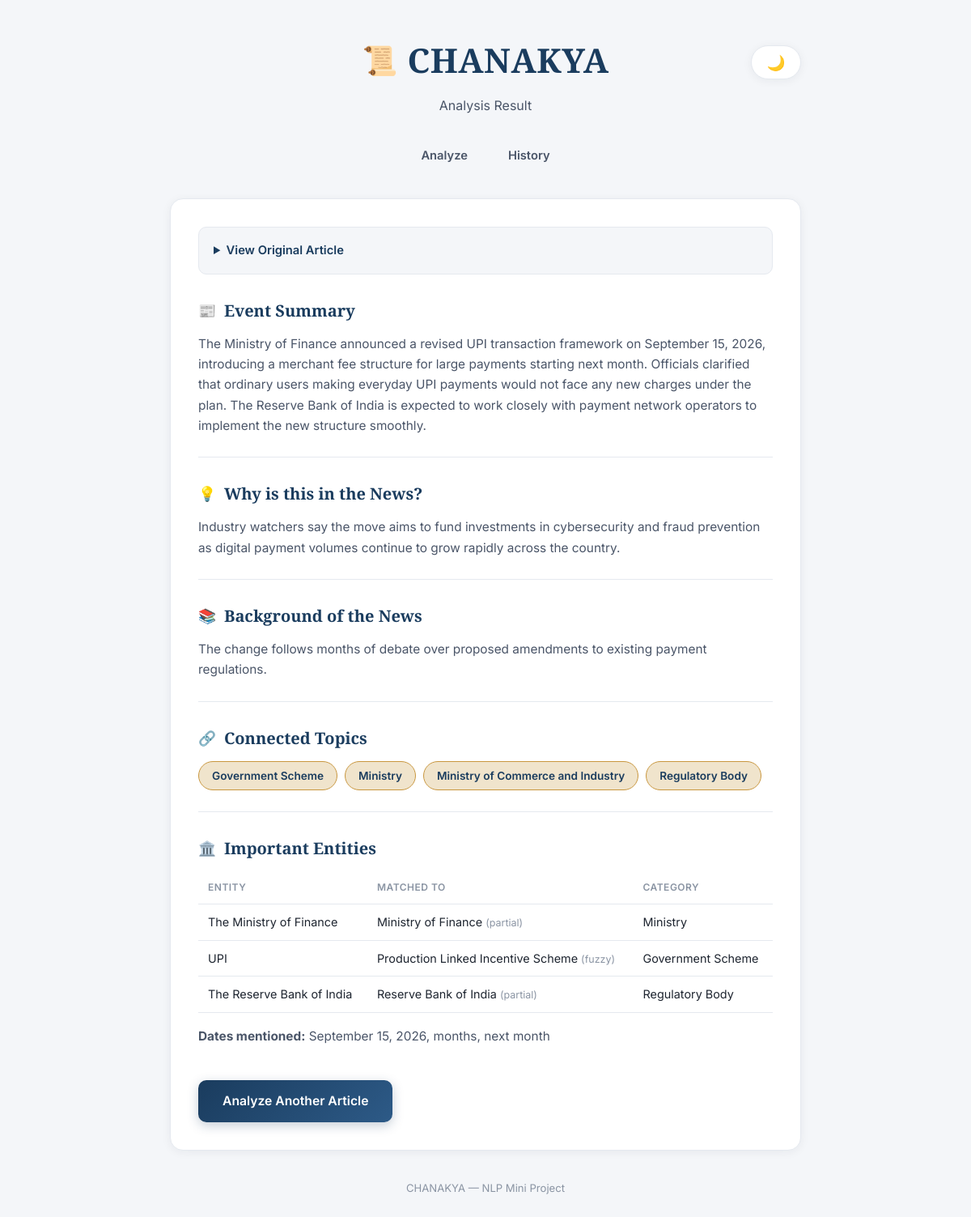
The page /result/23 on the database its author committed.
### tables this page shows
CREATE TABLE analyses (
            id INTEGER PRIMARY KEY AUTOINCREMENT,
            article_text TEXT NOT NULL,
            event_summary TEXT,
            why_in_news TEXT,
            background TEXT,
            connected_topics TEXT,
            important_entities TEXT,
            dates_mentioned TEXT,
            created_at TIMESTAMP DEFAULT CURRENT_TIMESTAMP
        );

### app/app.py (the view)
@app.route("/result/<int:analysis_id>")
def view_result(analysis_id):
    analysis = get_analysis(analysis_id)
    if analysis is None:
        return "Analysis not found.", 404
    return render_template("results.html", result=analysis)

### app/app.py (called while the page is built)
def get_analysis(analysis_id: int) -> dict:
    conn = sqlite3.connect(DB_PATH)
    conn.row_factory = sqlite3.Row
    cursor = conn.cursor()
    cursor.execute("SELECT * FROM analyses WHERE id = ?", (analysis_id,))
    row = cursor.fetchone()
    conn.close()
    if row is None:
        return None
    return {
        "id": row["id"],
        "article_text": row["article_text"],
        "event_summary": row["event_summary"],
        "why_in_news": row["why_in_news"],
        "background": row["background"],
        "connected_topics": json.loads(row["connected_topics"]),
        "important_entities": json.loads(row["important_entities"]),
        "dates_mentioned": json.loads(row["dates_mentioned"]),
        "created_at": row["created_at"],
    }

### app/templates/results.html (shortened to what this page needs)
<!DOCTYPE html>
<html lang="en">
<head>
    <link rel="stylesheet" href="{{ url_for('static', filename='style.css') }}">
</head>
<body>
    <div class="container">
        <header>
            <button id="theme-toggle-btn" class="theme-toggle" aria-label="Toggle dark mode">🌙</button>
            <div class="brand-mark">
                <span class="glyph">📜</span>
                <h1>CHANAKYA</h1>
            </div>
            <p class="tagline">Analysis Result</p>
        </header>
        <nav>
            <a href="{{ url_for('index') }}">Analyze</a>
            <a href="{{ url_for('history') }}">History</a>
        </nav>
        <main>
            <details class="original-article">
                <summary>View Original Article</summary>
            </details>
            <div class="output-section">
                <h2><span class="icon">📰</span> Event Summary</h2>
                <p>{{ result.event_summary }}</p>
            </div>
            <div class="output-section">
                <h2><span class="icon">💡</span> Why is this in the News?</h2>
                <p>{{ result.why_in_news }}</p>
            </div>
            <div class="output-section">
                <h2><span class="icon">📚</span> Background of the News</h2>
                <p>{{ result.background }}</p>
            </div>
            <div class="output-section">
                <h2><span class="icon">🔗</span> Connected Topics</h2>
                {% if result.connected_topics %}
                    <ul class="tag-list">
                        {% for topic in result.connected_topics %}
                            <li>{{ topic }}</li>
                        {% endfor %}
                    </ul>
                {% else %}
                    <p class="muted">No connected topics found in the Knowledge Base.</p>
                {% endif %}
            </div>
            <div class="output-section">
                <h2><span class="icon">🏛️</span> Important Entities</h2>
                {% if result.important_entities %}
                    <table class="entity-table">
                        <thead>
                            <tr>
                                <th>Entity</th>
                                <th>Matched To</th>
                                <th>Category</th>
                            </tr>
                        </thead>
                        <tbody>
                            {% for entity in result.important_entities %}
                            <tr>
                                <td>{{ entity.mention }}</td>
                                <td>
                                    {% if entity.kb_match %}
                                        {{ entity.kb_match }}
                                        <span class="match-tier">({{ entity.match_tier }})</span>
                                    {% else %}
                                        <span class="muted">No KB match</span>
                                    {% endif %}
                                </td>
                                <td>{{ entity.category or '-' }}</td>
                            </tr>
                            {% endfor %}
                        </tbody>
                    </table>
                {% else %}
                    <p class="muted">No entities detected.</p>
                {% endif %}
                {% if result.dates_mentioned %}
                <p class="dates-line">
                    <strong>Dates mentioned:</strong> {{ result.dates_mentioned | join(', ') }}
                </p>
                {% endif %}
            </div>
            <a href="{{ url_for('index') }}" class="button-link">Analyze Another Article</a>
        </main>
        <footer>
            <p>CHANAKYA &mdash; NLP Mini Project</p>
        </footer>
    </div>
</body>
</html>

### static/style.css (style rules this page uses)
:root { --primary: #1a3c5e; --primary-light: #2d5a87; --accent: #c9973f; --accent-soft: #f0e4cc; --bg: #f4f6f9; --card-bg: #ffffff; --text: #1e2530; --text-secondary: #4a5568; --muted: #8a94a3; --border: #e5e9ef; --shadow: 0 2px 12px rgba(20, 30, 50, 0.06); --shadow-hover: 0 6px 20px rgba(20, 30, 50, 0.10); --success-bg: #eef7f0; --success-text: #256d3b; }
* { box-sizing: border-box; margin: 0; padding: 0; }
body { font-family: 'Inter', system-ui, -apple-system, sans-serif; background: var(--bg); color: var(--text); line-height: 1.65; transition: background 0.25s ease, color 0.25s ease; min-height: 100vh; }
.container { max-width: 820px; margin: 0 auto; padding: 40px 20px 70px; }
header { text-align: center; margin-bottom: 20px; position: relative; }
.theme-toggle { position: absolute; top: 0; right: 0; background: var(--card-bg); border: 1px solid var(--border); border-radius: 50px; width: 42px; height: 42px; display: flex; align-items: center; justify-content: center; cursor: pointer; font-size: 1.15rem; box-shadow: var(--shadow); transition: transform 0.2s ease, box-shadow 0.2s ease; }
.brand-mark { display: inline-flex; align-items: center; justify-content: center; gap: 12px; }
.brand-mark .glyph { font-size: 2.2rem; color: var(--accent); }
header h1 { font-family: 'Playfair Display', Georgia, serif; font-size: 2.6rem; font-weight: 800; color: var(--primary); letter-spacing: 0.5px; }
.tagline { color: var(--text-secondary); font-size: 1rem; margin-top: 8px; font-weight: 400; }
nav { display: flex; justify-content: center; gap: 6px; margin: 28px 0 32px; }
nav a { text-decoration: none; color: var(--text-secondary); padding: 9px 22px; border-radius: 8px; font-weight: 600; font-size: 0.92rem; transition: all 0.18s ease; }
main { background: var(--card-bg); border-radius: 16px; padding: 34px; box-shadow: var(--shadow); border: 1px solid var(--border); }
button, .button-link { display: inline-flex; align-items: center; gap: 8px; background: linear-gradient(135deg, var(--primary), var(--primary-light)); color: white; border: none; padding: 13px 30px; border-radius: 10px; font-size: 0.98rem; font-weight: 600; font-family: inherit; cursor: pointer; margin-top: 16px; text-decoration: none; transition: transform 0.15s ease, box-shadow 0.15s ease; box-shadow: 0 4px 14px rgba(26, 60, 94, 0.25); }
.original-article { margin-bottom: 28px; padding: 16px 18px; background: var(--bg); border-radius: 10px; border: 1px solid var(--border); }
.original-article summary { cursor: pointer; font-weight: 600; color: var(--primary); font-size: 0.92rem; }
.output-section { margin-bottom: 28px; padding-bottom: 26px; border-bottom: 1px solid var(--border); }
.output-section:last-of-type { border-bottom: none; margin-bottom: 0; }
.output-section h2 { display: flex; align-items: center; gap: 10px; color: var(--primary); font-family: 'Playfair Display', Georgia, serif; font-size: 1.25rem; font-weight: 700; margin-bottom: 12px; }
.output-section h2 .icon { font-size: 1.1rem; }
.output-section p { color: var(--text-secondary); font-size: 0.96rem; }
.tag-list { display: flex; flex-wrap: wrap; gap: 9px; list-style: none; }
.tag-list li { background: var(--accent-soft); color: var(--primary); padding: 6px 16px; border-radius: 20px; font-size: 0.85rem; font-weight: 600; border: 1px solid var(--accent); }
.entity-table { width: 100%; border-collapse: collapse; font-size: 0.9rem; }
.entity-table th, .entity-table td { text-align: left; padding: 10px 12px; border-bottom: 1px solid var(--border); }
.entity-table th { color: var(--muted); font-weight: 600; font-size: 0.75rem; text-transform: uppercase; letter-spacing: 0.5px; }
.match-tier { color: var(--muted); font-size: 0.78rem; }
.dates-line { margin-top: 16px; font-size: 0.88rem; color: var(--muted); }
footer { text-align: center; margin-top: 36px; color: var(--muted); font-size: 0.82rem; }

### rows shown on the page
analyses: event_summary "The Ministry of Finance announced a revised UPI transaction framework on September 15, 2026, introducing a merchant fee structure for large payments starting next month. Officials clarified that ordinary users making everyday UPI payments would not face any new charges under the plan. The Reserve Bank of India is expected to work closely with payment network operators to implement the new structure smoothly.", why_in_news "Industry watchers say the move aims to fund investments in cybersecurity and fraud prevention as digital payment volumes continue to grow rapidly across the country.", background "The change follows months of debate over proposed amendments to existing payment regulations."

### other values the page prints
{{ topic }} "Government Scheme" "Ministry" "Ministry of Commerce and Industry" "Regulatory Body"
{{ entity.mention }} "The Ministry of Finance" "UPI" "The Reserve Bank of India"
{{ entity.kb_match }} "Ministry of Finance" "Production Linked Incentive Scheme" "Reserve Bank of India"
{{ entity.match_tier }} "partial" "fuzzy" "partial"
{{ entity.category or '-' }} "Ministry" "Government Scheme" "Regulatory Body"
{{ result.dates_mentioned | join(', ') }} "September 15, 2026, months, next month"
